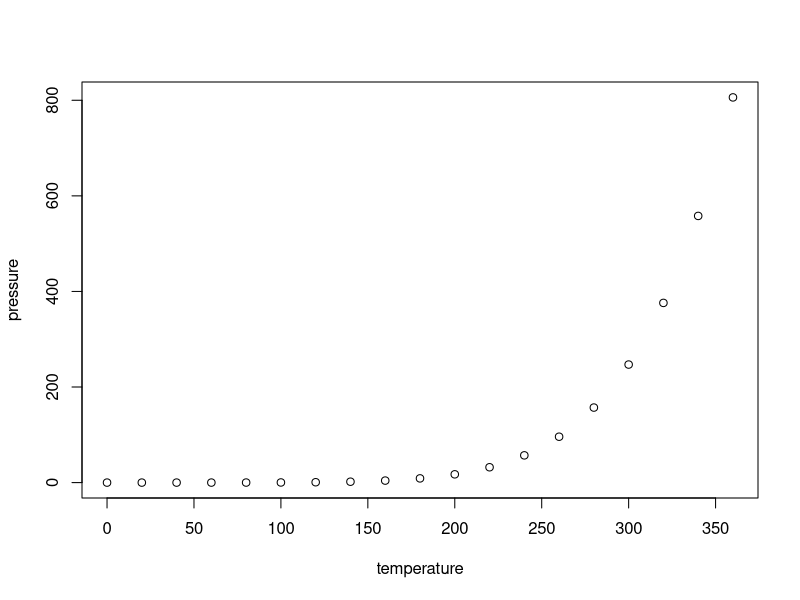
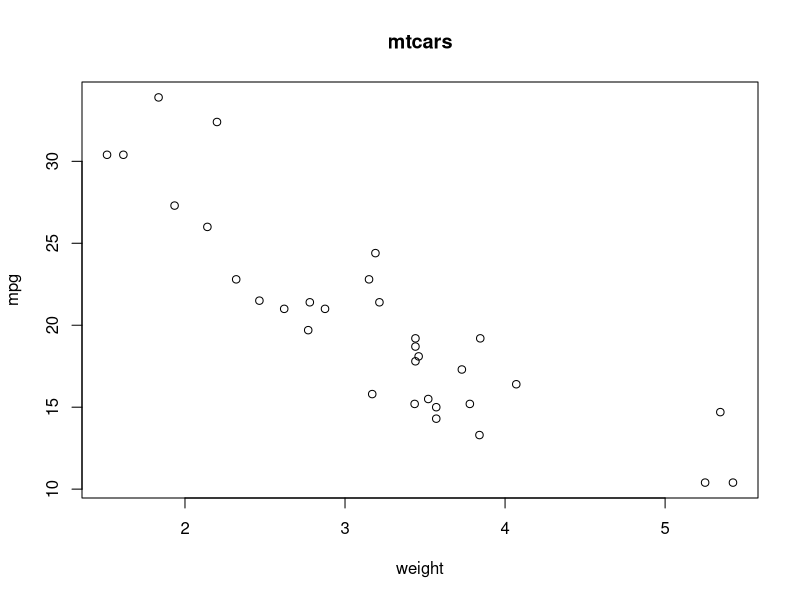

Source code (R) for these figures, in order:
## ---- chunk 1
knitr::opts_chunk$set(echo = TRUE)
## ---- chunk 2
summary(cars)
## ---- chunk 3
plot(pressure)
## ---- chunk 4

summary(cars)

plot(mtcars$`wt`,mtcars$`mpg`,xlab="weight",ylab="mpg",main="mtcars")

